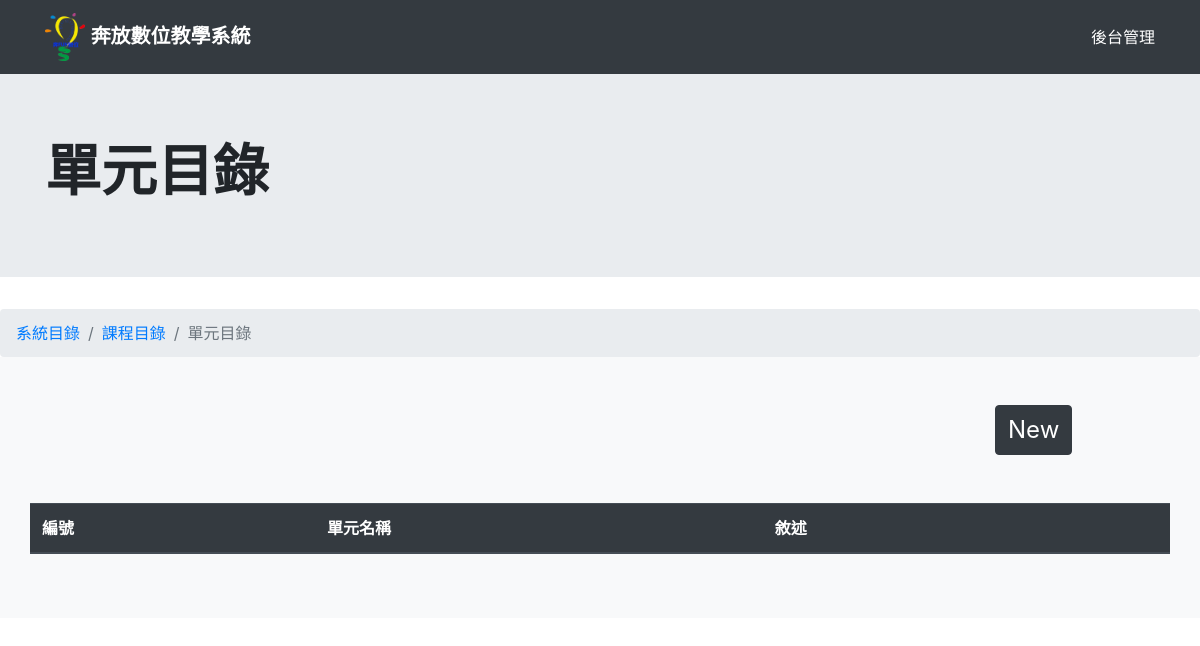
The page /show_unit/ on the database as committed earlier.
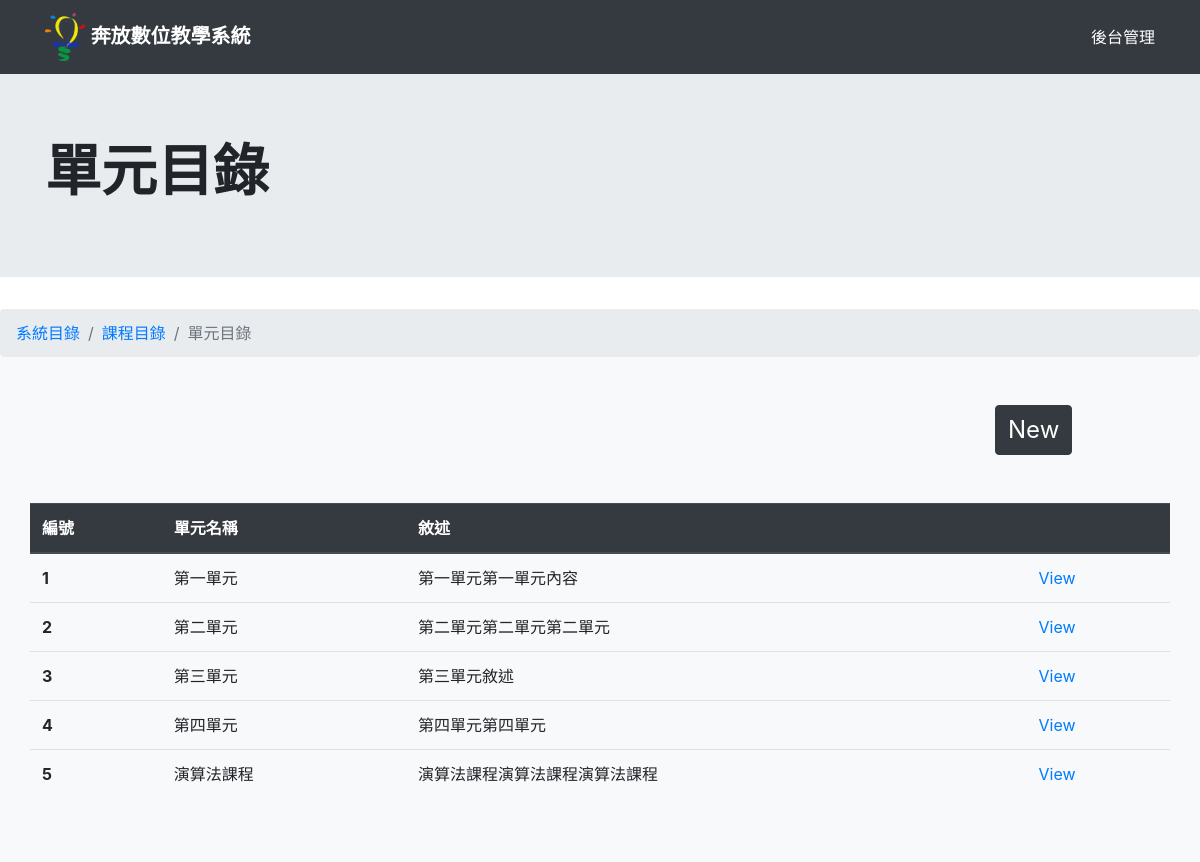
The same page on the database as committed later.
### webApp/models.py (models this page shows, shortened)
class TeachCourseUnit(models.Model):
    teach_course = models.ForeignKey(TeachCourse, on_delete=models.CASCADE)
    unitName = models.CharField(max_length=200)
    unit_description = models.TextField(max_length=200, null=True)
    fileId = models.CharField(max_length=200, null=True)

### webApp/views.py (the view)
# urls.py: path("show_unit/", views.showUnit),
def showUnit(request, status=None):
    allObject = TeachCourseUnit.objects.all()  # 沒有特異性
    return render(request, "showUnit.html", locals())

### webApp/templates/showUnit.html (shortened to what this page needs)
{% extends "base.html" %}
{% block content %}
<main role="main">
  <div class="jumbotron jumbotron-fluid">
    <div class="container">
      <h1 class="display-4" style="font-weight: bolder">{{courseName}}單元目錄</h1>
    </div>
  </div>
  <nav aria-label="breadcrumb">
    <ol class="breadcrumb" style="margin: 0px;">
      <li class="breadcrumb-item active" aria-current="page"><a href="/show_catalog/">系統目錄</a></li>
      <li class="breadcrumb-item active" aria-current="page"><a href="/show_course/">課程目錄</a></li>
      <li class="breadcrumb-item active" aria-current="page">單元目錄</li>
    </ol>
  </nav>
  <div class="album py-5 bg-light">
    <div class="container">
      <div class="row justify-content-end mb-5">
        <div class="col-2">
          <button type="button" class="btn btn-dark" data-toggle="modal" data-target="#exampleModal"
            style="font-size: 24px">
            New
          </button>
        </div>
      </div>
      <div class="row">
        <table class="table">
          <thead class="thead-dark">
            <tr>
              <th scope="col">編號</th>
              <th scope="col">單元名稱</th>
              <th scope="col">敘述</th>
              <th scope="col"> </th>
            </tr>
          </thead>
          <tbody>
            {% load static %}
            {% for item in allObject %}
            <tr>
              <th scope="row">{{forloop.counter}}</th>
              <td>{{ item.unitName}}</td>
              <td>{{ item.unit_description}}</td>
              <td><a href="/showUnitContent/{{item.fileId}}">View</a> </td>
            </tr>
            {% endfor %}
          </tbody>
      </div>
    </div>
  </div>
</main>
{% endblock %}

### webApp/templates/base.html (shortened to what this page needs)
<!DOCTYPE html>
<html lang="zh-Tw">
<head>
    <link rel="stylesheet" href="https://cdn.jsdelivr.net/npm/bootstrap@4.6.2/dist/css/bootstrap.min.css">
</head>
<body>
<header>
    <div class="navbar navbar-dark bg-dark box-shadow">
    <div class="container d-flex justify-content-between">
        <a class="navbar-brand" href="/">
          {% load static %}
          <img src="{% static 'images/logo.png' %}" alt="" width="40" height="48" class="img-fluid" />
          <b>奔放數位教學系統</b>
        </a>
        <ul style="list-style:none; height:24px; color:white; margin:0px;">
          <li>後台管理</li>
        </ul>
      </div>
    </div>
</header>
{% block content %}{% endblock %}
</body>
</html>

Rows that differ between the two databases and show on the page:
added TeachCourseUnit: unitName "第一單元", unit_description "第一單元第一單元內容"
added TeachCourseUnit: unitName "第二單元", unit_description "第二單元第二單元第二單元"
added TeachCourseUnit: unitName "第三單元", unit_description "第三單元敘述"
added TeachCourseUnit: unitName "第四單元", unit_description "第四單元第四單元"
added TeachCourseUnit: unitName "演算法課程", unit_description "演算法課程演算法課程演算法課程"
